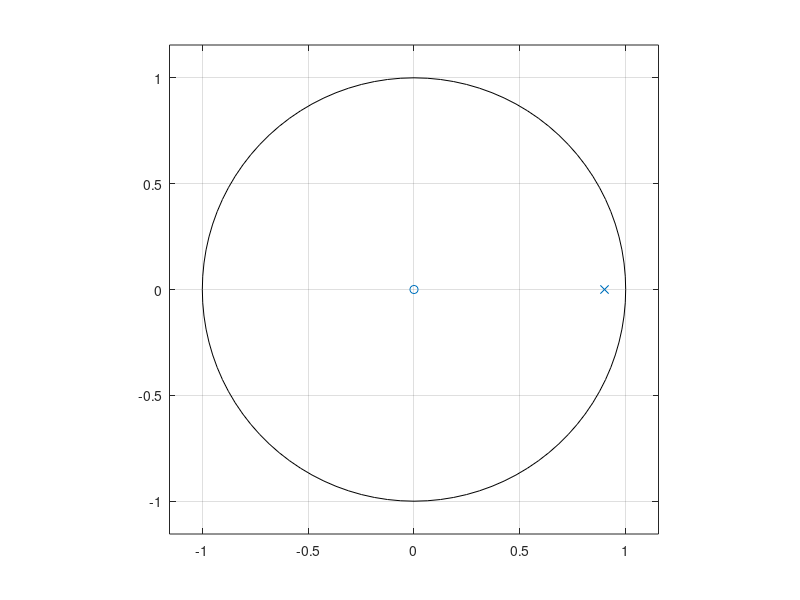
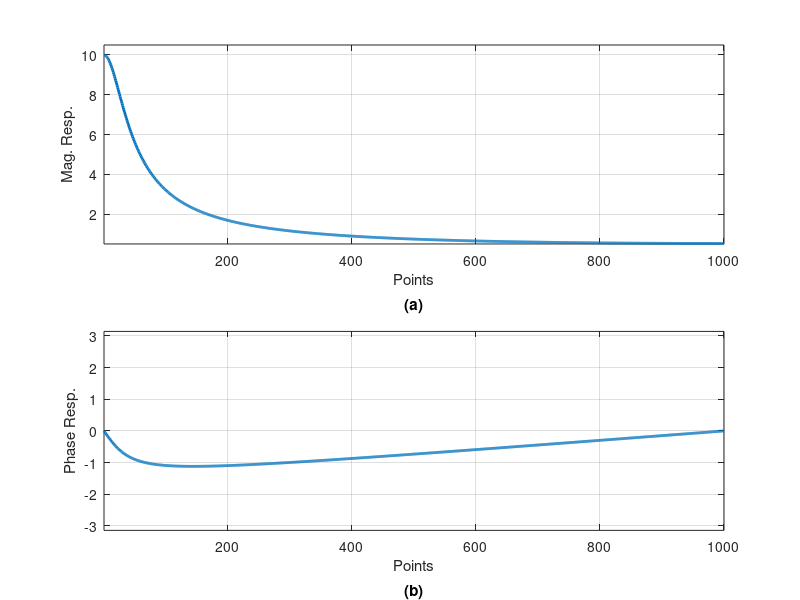

Write MATLAB code to recreate these figures, in order.
% HW05
% Q. 3

% ------------ clear all ----------------
close all;
clear all;
clc;

% ------------ (a) ----------------------

B = [1];        % numerator
A = [1. -0.9];  % denominator

f=figure(1);
zplane(B,A)
grid on
saveas(f, 'hw06_3a.eps', 'epsc');

% ----------- (b) ------------------------
N= 1000; % num points to calculate
points = freqz(B,A,N);

mag = abs(points);
phase = angle(points);

f = figure(2);
subplot(2,1,1)
plot(mag, 'linewidth',2)
grid on
title("(a)", 'Units', 'normalized', 'Position', [0.5, -0.35, 0])
xlim([1,N])
ylim([0, max(mag)]+0.5)
xlabel("Points")
ylabel("Mag. Resp.")

subplot(2,1,2)
plot(phase, 'linewidth',2)
grid on
title("(b)", 'Units', 'normalized', 'Position', [0.5, -0.35, 0])
xlim([1,N])
ylim([-pi, pi])
xlabel("Points")
ylabel("Phase Resp.")
saveas(f, 'hw06_3b.eps', 'epsc');